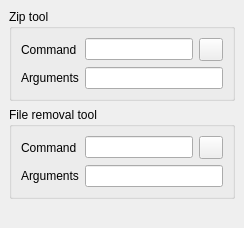
         <widget class="QWidget" name="tabFrontendTools" >
          <attribute name="title" >
           <string>&amp;Tools</string>
          </attribute>
          <layout class="QGridLayout" >
           <property name="margin" >
            <number>9</number>
           </property>
           <property name="spacing" >
            <number>6</number>
           </property>
           <item row="0" column="0" >
            <widget class="QGroupBox" name="groupBoxZipTool" >
             <property name="title" >
              <string>Zip tool</string>
             </property>
             <layout class="QGridLayout" >
              <property name="margin" >
               <number>9</number>
              </property>
              <property name="spacing" >
               <number>6</number>
              </property>
              <item row="0" column="0" >
               <widget class="QLabel" name="labelZipTool" >
                <property name="text" >
                 <string>Command</string>
                </property>
               </widget>
              </item>
              <item row="0" column="1" >
               <widget class="QLineEdit" name="lineEditZipTool" >
                <property name="toolTip" >
                 <string>External zip tool, i.e. "zip" (read and execute)</string>
                </property>
               </widget>
              </item>
              <item row="0" column="2" >
               <widget class="QToolButton" name="toolButtonBrowseZipTool" >
                <property name="sizePolicy" >
                 <sizepolicy vsizetype="Fixed" hsizetype="Fixed" >
                  <horstretch>0</horstretch>
                  <verstretch>0</verstretch>
                 </sizepolicy>
                </property>
                <property name="toolTip" >
                 <string>Browse for zip tool</string>
                </property>
                <property name="icon" >
                 <iconset resource="qmc2.qrc" >
                  <normaloff>:/data/img/fileopen.png</normaloff>:/data/img/fileopen.png</iconset>
                </property>
               </widget>
              </item>
              <item row="1" column="0" >
               <widget class="QLabel" name="labelZipToolRemovalArguments" >
                <property name="text" >
                 <string>Arguments</string>
                </property>
               </widget>
              </item>
              <item row="1" column="1" colspan="2" >
               <widget class="QLineEdit" name="lineEditZipToolRemovalArguments" >
                <property name="toolTip" >
                 <string>Zip tool argument list to remove entries from the ZIP archive (i. e. "$ARCHIVE$ -d $FILELIST$")</string>
                </property>
               </widget>
              </item>
             </layout>
            </widget>
           </item>
           <item row="1" column="0" >
            <widget class="QGroupBox" name="groupBoxFileRemovalTool" >
             <property name="title" >
              <string>File removal tool</string>
             </property>
             <layout class="QGridLayout" >
              <property name="margin" >
               <number>9</number>
              </property>
              <property name="spacing" >
               <number>6</number>
              </property>
              <item row="0" column="0" >
               <widget class="QLabel" name="labelFileRemovalTool" >
                <property name="text" >
                 <string>Command</string>
                </property>
               </widget>
              </item>
              <item row="0" column="1" >
               <widget class="QLineEdit" name="lineEditFileRemovalTool" >
                <property name="toolTip" >
                 <string>External file removal tool, i.e. "rm" (read and execute)</string>
                </property>
               </widget>
              </item>
              <item row="0" column="2" >
               <widget class="QToolButton" name="toolButtonBrowseFileRemovalTool" >
                <property name="sizePolicy" >
                 <sizepolicy vsizetype="Fixed" hsizetype="Fixed" >
                  <horstretch>0</horstretch>
                  <verstretch>0</verstretch>
                 </sizepolicy>
                </property>
                <property name="toolTip" >
                 <string>Browse for file removal tool</string>
                </property>
                <property name="icon" >
                 <iconset resource="qmc2.qrc" >
                  <normaloff>:/data/img/fileopen.png</normaloff>:/data/img/fileopen.png</iconset>
                </property>
               </widget>
              </item>
              <item row="1" column="0" >
               <widget class="QLabel" name="labelFileRemovalToolArguments" >
                <property name="text" >
                 <string>Arguments</string>
                </property>
               </widget>
              </item>
              <item row="1" column="1" colspan="2" >
               <widget class="QLineEdit" name="lineEditFileRemovalToolArguments" >
                <property name="toolTip" >
                 <string>File removal tool argument list (i. e. "-f -v $FILELIST$")</string>
                </property>
               </widget>
              </item>
             </layout>
            </widget>
           </item>
           <item row="2" column="0" >
            <spacer name="spacer10" >
             <property name="orientation" >
              <enum>Qt::Vertical</enum>
             </property>
             <property name="sizeHint" stdset="0" >
              <size>
               <width>20</width>
               <height>20</height>
              </size>
             </property>
            </spacer>
           </item>
          </layout>
         </widget>
